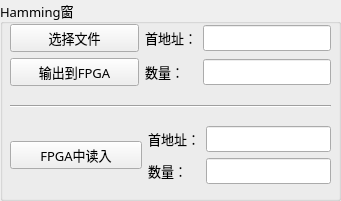
   <widget class="QGroupBox" name="groupBox">
    <property name="geometry">
     <rect>
      <x>450</x>
      <y>0</y>
      <width>341</width>
      <height>201</height>
     </rect>
    </property>
    <property name="font">
     <font>
      <family>微软雅黑</family>
      <pointsize>10</pointsize>
     </font>
    </property>
    <property name="title">
     <string>Hamming窗</string>
    </property>
    <widget class="QWidget" name="layoutWidget">
     <property name="geometry">
      <rect>
       <x>10</x>
       <y>20</y>
       <width>321</width>
       <height>171</height>
      </rect>
     </property>
     <layout class="QVBoxLayout" name="verticalLayout">
      <item>
       <layout class="QGridLayout" name="gridLayout_3">
        <item row="0" column="0">
         <widget class="QPushButton" name="pushButton_SelectHamming">
          <property name="text">
           <string>选择文件</string>
          </property>
         </widget>
        </item>
        <item row="0" column="1">
         <widget class="QLabel" name="label">
          <property name="text">
           <string>首地址：</string>
          </property>
         </widget>
        </item>
        <item row="0" column="2">
         <widget class="QLineEdit" name="HammingAddress"/>
        </item>
        <item row="1" column="0">
         <widget class="QPushButton" name="pushButton_OutputHamming">
          <property name="sizePolicy">
           <sizepolicy hsizetype="Expanding" vsizetype="Fixed">
            <horstretch>0</horstretch>
            <verstretch>0</verstretch>
           </sizepolicy>
          </property>
          <property name="text">
           <string>输出到FPGA</string>
          </property>
         </widget>
        </item>
        <item row="1" column="1">
         <widget class="QLabel" name="label_2">
          <property name="text">
           <string>数量：</string>
          </property>
         </widget>
        </item>
        <item row="1" column="2">
         <widget class="QLineEdit" name="HammingNumber">
          <property name="text">
           <string/>
          </property>
         </widget>
        </item>
       </layout>
      </item>
      <item>
       <widget class="Line" name="line">
        <property name="minimumSize">
         <size>
          <width>0</width>
          <height>20</height>
         </size>
        </property>
        <property name="orientation">
         <enum>Qt::Horizontal</enum>
        </property>
       </widget>
      </item>
      <item>
       <layout class="QHBoxLayout" name="horizontalLayout_3">
        <item>
         <widget class="QPushButton" name="pushButton_InputHamming">
          <property name="sizePolicy">
           <sizepolicy hsizetype="Expanding" vsizetype="Fixed">
            <horstretch>0</horstretch>
            <verstretch>0</verstretch>
           </sizepolicy>
          </property>
          <property name="text">
           <string>FPGA中读入</string>
          </property>
         </widget>
        </item>
        <item>
         <layout class="QGridLayout" name="gridLayout_2">
          <item row="0" column="3">
           <widget class="QLineEdit" name="HammingAddress_2">
            <property name="text">
             <string/>
            </property>
           </widget>
          </item>
          <item row="0" column="2">
           <widget class="QLabel" name="label_20">
            <property name="text">
             <string>首地址：</string>
            </property>
           </widget>
          </item>
          <item row="1" column="2">
           <widget class="QLabel" name="label_21">
            <property name="text">
             <string>数量：</string>
            </property>
           </widget>
          </item>
          <item row="1" column="3">
           <widget class="QLineEdit" name="HammingNumber_2"/>
          </item>
         </layout>
        </item>
       </layout>
      </item>
     </layout>
    </widget>
   </widget>
